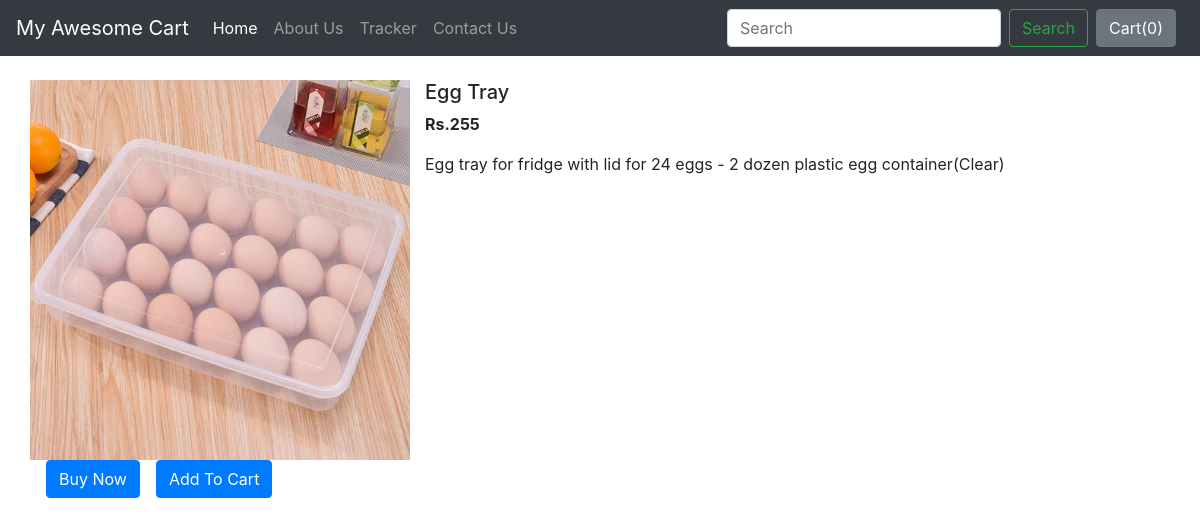
The page /shop/products/1 on the database its author committed.
### shop/models.py (models this page shows, shortened)
class Product(models.Model):
    product_id = models.AutoField
    product_name = models.CharField(max_length=150)
    quantity = models.CharField(max_length=30, default='')
    category = models.CharField(max_length=50, default="")
    subcategory = models.CharField(max_length=50, default='')
    price = models.IntegerField(default=0)
    desc = models.CharField(max_length=300)
    pub_date = models.DateField()
    image = models.ImageField(upload_to="shop/images", default="")

### shop/views.py (the view)
# urls.py: path("products/<int:myid>", views.productView, name="ProductView"),
def productView(request, myid):
    product = Product.objects.filter(id=myid)
    return render(request, 'shop/prodView.html', {'product':product[0]})

### shop/templates/shop/prodView.html (shortened to what this page needs)
{% extends 'shop/basic.html' %}
{% block body %}
<div class="container my-4">
    <div class="row">
    <div class="col-md-4">
    <div class="row">
        <img src="/media/{{product.image}}" width="100%" height="100%">
    </div>
        <div class="row">
            <button class="btn btn-primary mx-3">Buy Now</button>
            <button class="btn btn-primary">Add To Cart</button>
        </div>
    </div>
    <div class="col-md-8">
        <h5>{{product.product_name}}</h5>
        <p><b>Rs.{{product.price}} </b></p>
        <p>{{product.desc}}</p>
    </div>
    </div>
</div>
{% endblock %}

### rows shown on the page
Product: image (picture), product_name "Egg Tray", price "255", desc "Egg tray for fridge with lid for 24 eggs - 2 dozen plastic egg container(Clear)"
